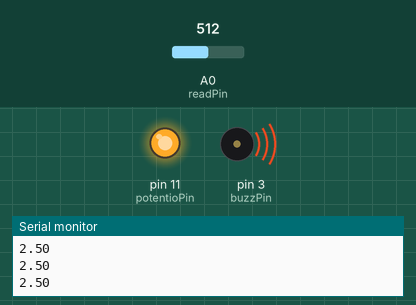
Simulated run of this sketch. Board: Arduino Uno, built with avr-gcc and run on an emulated ATmega328P. Parts: output pins drawn as LEDs (lit = HIGH), buzzer (waves = sounding), the last lines printed to the serial monitor. Inputs (shaded band) come from the test bench; at power-on: A0 (readPin) = 512. Pins used as bus, display or sensor lines are not drawn.

Above: at 1.2 s.
1.3 s: A0 (readPin) set to 0
At 2.4 s:
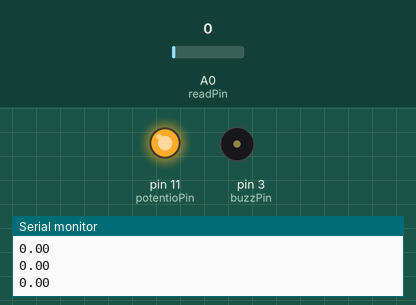
2.8 s: A0 (readPin) set to 122
At 3.4 s:
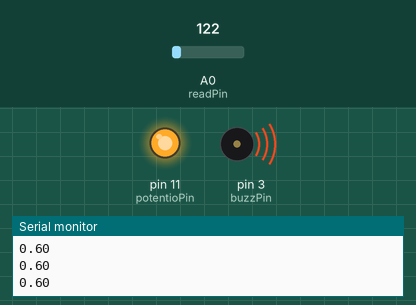
Timing chart, 0 to 5.8 s (numbered marks = the images above; inputs shaded):
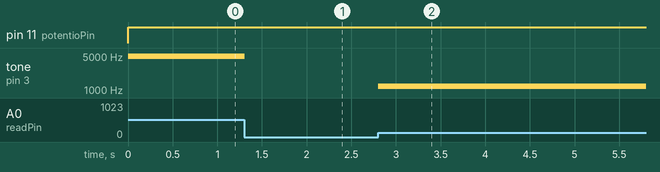

The sketch:

007-FrequencyChange.ino
```cpp
int potentioPin=11;
int buzzPin=3;
int readPin=A0;
int read;
int note;
float volt;
int wait=10;

void setup() {
  // put your setup code here, to run once:
  pinMode(buzzPin, OUTPUT);
  pinMode(potentioPin, OUTPUT);
  pinMode(readPin, INPUT);
  Serial.begin(9600);
}

void loop() {
  // put your main code here, to run repeatedly:
  digitalWrite(buzzPin, HIGH);
  digitalWrite(potentioPin, HIGH);

  read=analogRead(readPin);
  volt=(5./1023.)*read;
  note=(9940./1023.)*read;  // decimal points matter: 9940/1023 as ints is just 9

  tone(buzzPin, note);
  Serial.println(volt);

  delay(wait);
}
```

Measured:
- after the input at 1.3 s, tone on pin 3 (buzzPin): 4974 Hz → silent at once
- after the input at 2.8 s, tone on pin 3 (buzzPin): silent → 1185 Hz at once
